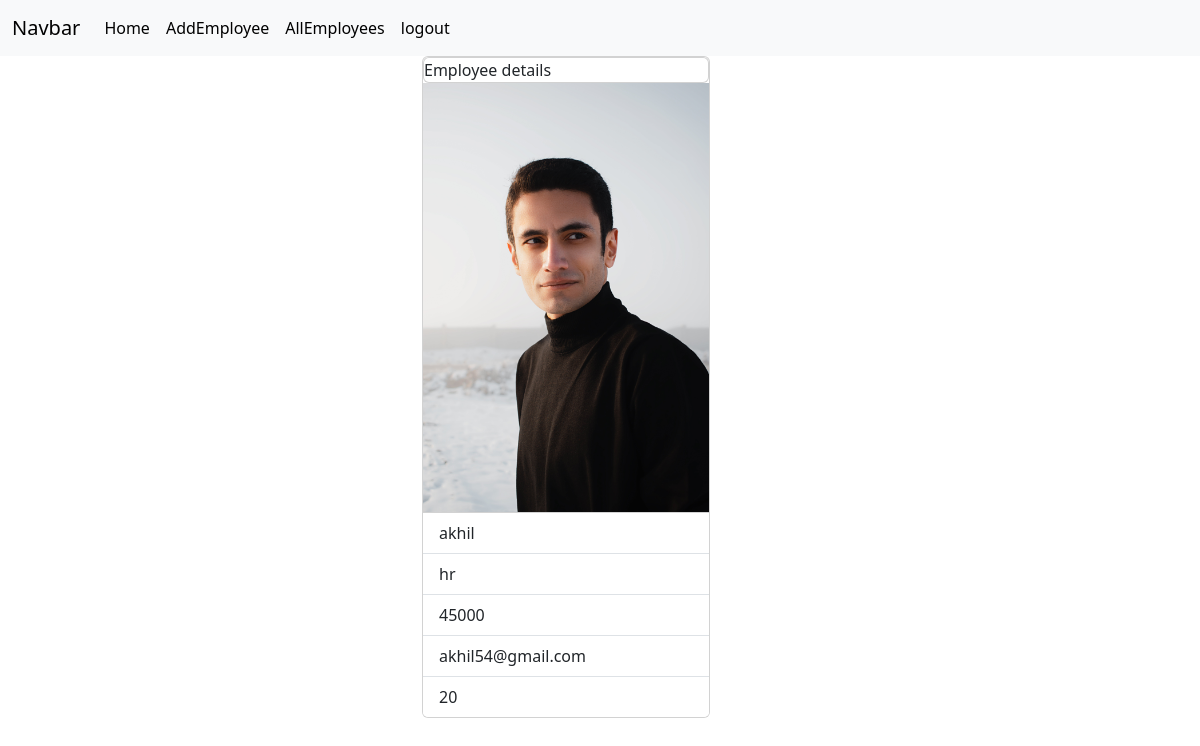
/employees/6 (signed in), run on the app's committed database.
### crm/models.py (models this page shows, shortened)
class Employees(models.Model):
    name=models.CharField(max_length=200)
    department=models.CharField(max_length=200)
    salary=models.PositiveIntegerField()
    email=models.EmailField(unique=True)
    contact=models.CharField(max_length=10,null=True)
    age=models.PositiveIntegerField()
    profile_pic=models.ImageField(upload_to="images",null=True,blank=True)
    dob=models.DateField(null=True,blank=True)

### crm/views.py (the view)
# urls.py: path('employees/<int:pk>',views.EmployeeDetailView.as_view(),name="emp_details"),
@method_decorator(signin_required,name="dispatch")
class EmployeeDetailView(View):
    def get(self,request,*args,**kwargs):
        id=kwargs.get("pk")
        qs=Employees.objects.get(id=id)
        return render(request,"emp_detail.html",{"data":qs})

### crm/views.py (called while the page is built)
def signin_required(fn):
    def wrapper(request,*args,**kwargs):
        if not request.user.is_authenticated:
            messages.error(request,"invalid session")
            return redirect("signin")
        else:
            return fn(request,*args,**kwargs)
    return wrapper

### crm/templates/emp_detail.html
{%extends 'base.html'%}
{%block body_block%}
<div class="container " >
    <div class="row">
        <div class="col-4"></div>
        <div class="col-4">
            <div class="card" style="width: 18rem;">
                <div class="card -header">
                    Employee details
                </div>
                <div>
                    {%if data.profile_pic%}
                     <img src="{{data.profile_pic.url}}" alt="" width="100%">
                    {%endif%}
                </div>
                <ul class="list-group list-group-flush">
                  <li class="list-group-item">{{data.name}}</li>
                  <li class="list-group-item">{{data.department}}</li>
                  <li class="list-group-item">{{data.salary}}</li>
                  <li class="list-group-item">{{data.email}}</li>
                    <li class="list-group-item">{{data.age}}</li>
                </ul>
              </div>
        </div>
        <div class="col-4"></div>
    </div>
</div>
{%endblock%}

### data on the page
Employees: profile_pic (picture), name "akhil", department "hr", salary "45000", email "akhil54@gmail.com", age "20"
